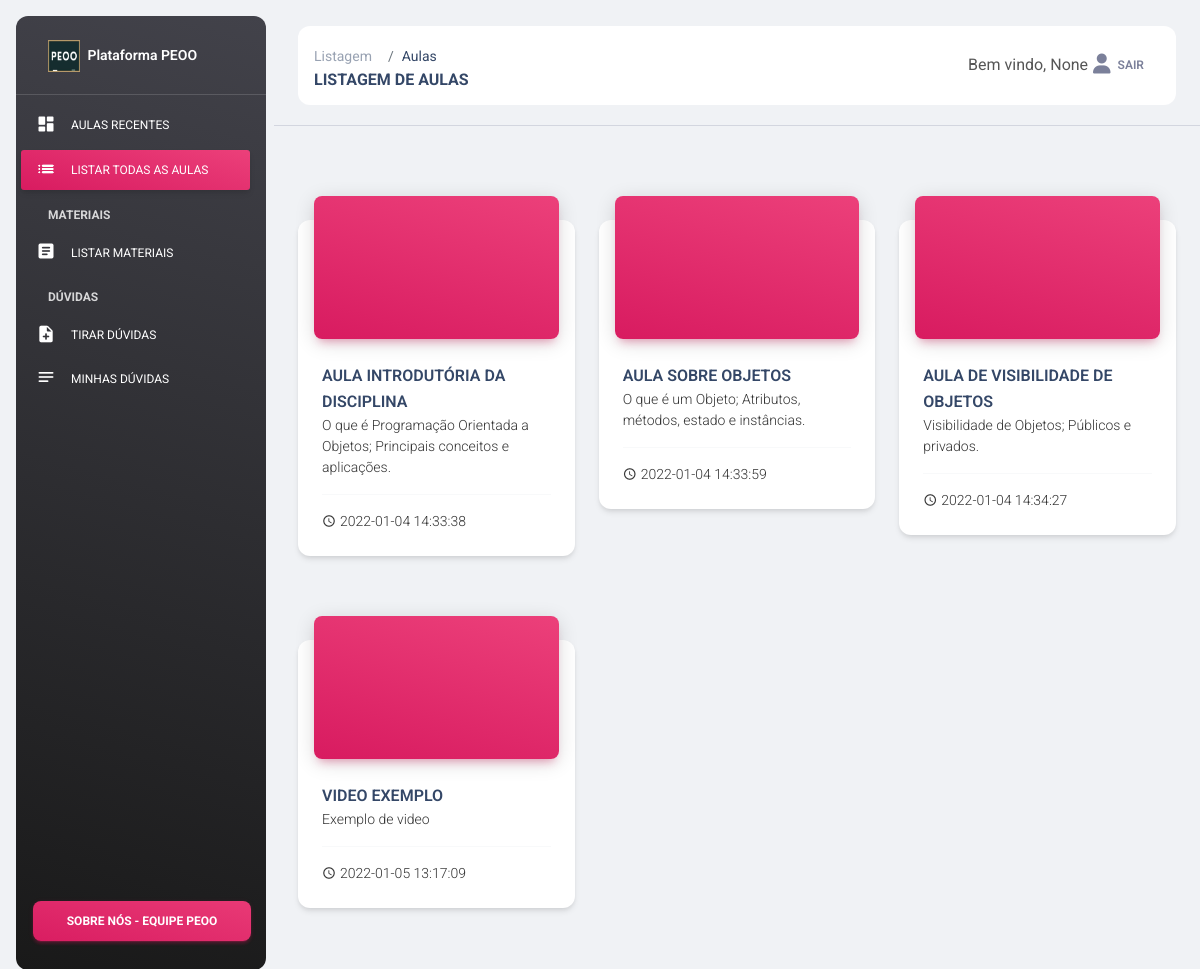
Page /listar-aulas-aluno (signed in) on the committed database.
### tables this page shows
CREATE TABLE aulas (
  id inTEGER PRIMARY key AUTOINCREMENT NOT NULL,
  publicacao datetime default (
    strftime('%Y-%m-%d %H:%M:%S', 'now', 'localtime')
  ),
  titulo text not NULL,
  descricao text,
  link text,
  teacher_id integer,
  foreign key (teacher_id) references usuarios (id)
);

### app/routes.py (the view)
@app.route('/listar-aulas-aluno')
def listar_aulas_aluno():
  if( session.get('logged') == False or session.get('infos') is None ):
    return redirect(url_for('signin_suap'))
  aulasdao = AulaDAO(get_db())
  aulas = aulasdao.listar()
  return render_template('listar-aulas-aluno.html', aulas=aulas)

### app/controllers/aulasdao.py (called while the page is built)
  def listar(self):
    sql = """
    select * from aulas;
    """
    cursor = self.db.cursor()
    cursor.execute(sql)
    return cursor.fetchall()

### app/models/connection.py (called while the page is built)
def get_db():
  db = getattr(g, '_database', None)
  if db is None:
    g._database = sqlite3.connect(DATABASE)
    db = g._database
  return db

@app.teardown_appcontext
def close_connection(exception):
  db = getattr(g, '_database', None)
  if db is not None:
    db.close()

### app/templates/listar-aulas-aluno.html (shortened to what this page needs)
<!DOCTYPE html>
<html lang="en">
<head>
  {% include "components/head.html" %}
</head>
<body class="g-sidenav-show  bg-gray-200">
  {% include "components/navbar-aluno.html" %}
  <main class="main-content position-relative max-height-vh-100 h-100 border-radius-lg "><br>
  <nav class="navbar navbar-main navbar-expand-lg px-0 mx-4 shadow-none border-radius-xl" id="navbarBlur" navbar-scroll="true">
    <div class="container-fluid py-1 px-3">
      <nav aria-label="breadcrumb">
        <ol class="breadcrumb bg-transparent mb-0 pb-0 pt-2 px-0 me-sm-6 me-5">
          <li class="breadcrumb-item text-sm"><a class="opacity-5 text-dark" href="javascript:;">Listagem</a></li>
          <li class="breadcrumb-item text-sm text-dark active" aria-current="page">Aulas</li>
        </ol>
        <h6 class="font-weight-bolder mb-0">Listagem de aulas</h6>
      </nav>
      <div class="collapse navbar-collapse mt-sm-0 mt-2 me-md-0 me-sm-4" id="navbar">
        <ul class="navbar-nav ms-md-auto pe-md-3 d-flex align-items-center justify-content-end">
          <li class="nav-item d-flex align-items-center">
            <span class="d-sm-inline d-none">Bem vindo, {{session['infos']['nome_usual']}}</span>
          </li>
          <li class="nav-item d-flex align-items-center">
            <a href="{{ url_for('logout') }}" class="nav-link text-body font-weight-bold px-0">
              <i class="fa fa-user me-sm-1"></i>
              <span class="d-sm-inline d-none">Sair</span>
            </a>
          </li>
        </ul>
      </div>
    </div>
  </nav>
	<hr>
    <div class="container-fluid py-4">
      <div class="row mt-4">
      {% for aula in aulas %}
        <div class="col-lg-4 col-md-6 mb-4">
          <div class="card z-index-2">
            <div class="card-header p-0 position-relative mt-n4 mx-3 z-index-2 bg-transparent" width="252px" height="350px">
              <div class="bg-gradient-primary shadow-primary border-radius-lg py-1 pe-1">
                <div class="embed-responsive embed-responsive-16by9">
                  <iframe class="responsive-iframe pl-1 ytplayer" src= "https://www.youtube.com/embed/{{aula[4]}}" title="YouTube video player" frameborder="0" allow="accelerometer; autoplay; clipboard-write; encrypted-media; gyroscope; picture-in-picture" allowfullscreen></iframe>
                </div>
              </div>
            </div>
            <div class="card-body">
              <a href="/comentar/{{ aula[0] }}/"><h6 class="mb-0 ">{{aula[2]}}</h6></a>
              <p class="text-sm ">{{aula[3]}}</p>
              <hr class="dark horizontal">
              <div class="d-flex ">
                <i class="material-icons text-sm my-auto me-1">schedule</i>
                <p class="mb-0 text-sm">{{aula[1]}} </p>
              </div>
            </div>
          </div>
        </div>
        {% endfor %}
      </div>
    </div>
  </main>
</body>
</html>

### rows in the picture
aulas: titulo "AULA INTRODUTÓRIA DA DISCIPLINA", descricao "O que é Programação Orientada a Objetos; Principais conceitos e aplicações.", publicacao "2022-01-04 14:33:38"
aulas: titulo "AULA SOBRE OBJETOS", descricao "O que é um Objeto; Atributos, métodos, estado e instâncias.", publicacao "2022-01-04 14:33:59"
aulas: titulo "AULA DE VISIBILIDADE DE OBJETOS", descricao "Visibilidade de Objetos; Públicos e privados.", publicacao "2022-01-04 14:34:27"
aulas: titulo "VIDEO EXEMPLO", descricao "Exemplo de video", publicacao "2022-01-05 13:17:09"

### other values in the picture
{{ session['infos']['nome_usual'] }} "None"
